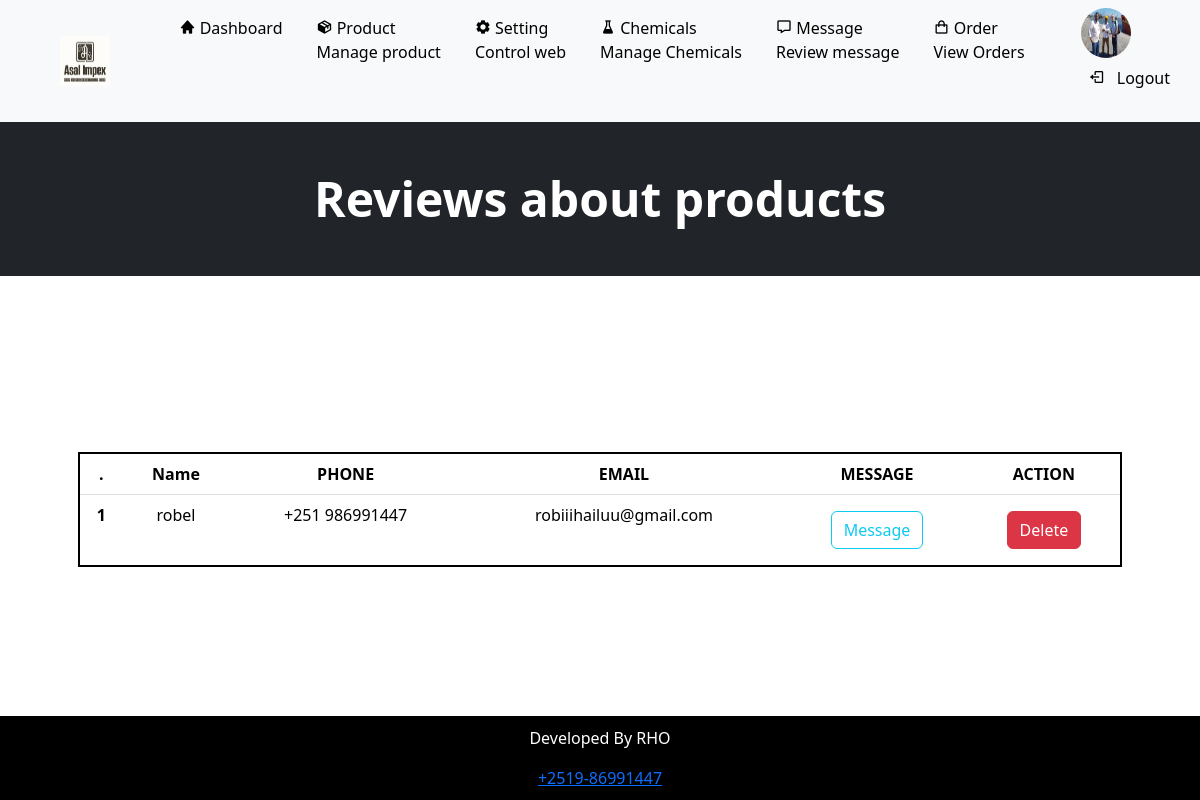
/admin/reviews.php (signed in), run on the app's committed database.
### tables this page shows
CREATE TABLE `treview_tbl` (
  `id` int(11) NOT NULL,
  `name` varchar(255) NOT NULL,
  `phone` varchar(15) NOT NULL,
  `email` varchar(255) NOT NULL,
  `message` text NOT NULL
);

### Admin/reviews.php (the view, shortened to what this page needs)
<!DOCTYPE html>
<html lang="en">
<head>
    <link rel="stylesheet" href="https://cdn.jsdelivr.net/npm/boxicons@2.1.0/css/boxicons.min.css">
    <link rel="stylesheet" href="https://cdnjs.cloudflare.com/ajax/libs/font-awesome/5.15.3/css/all.min.css">
</head>
<body>
<?php include('./partials/menu.php');
?>
<div class="container-fluid bg-dark mb-5 p-5">
        <div class="fw-bold display-5 text-center text-white">
            Reviews about products
        </div>
 </div>
<div class="container p-5">
    <table class="table text-center">
        <thead>
            <tr>
                <th scope="col">.</th>
                <th scope="col"> Name</th>
                <th scope="col">PHONE</th>
                <th scope="col">EMAIL</th>
                <th scope="col">MESSAGE</th>
                <th scope="col">ACTION</th>
            </tr>
        </thead>
        <?php
        $sql = "SELECT*FROM treview_tbl";
        $res = mysqli_query($conn, $sql);
        if ($res == TRUE) {
            $sn = 1;
            $count = mysqli_num_rows($res);
            if ($count > 0) {
                while ($rows = mysqli_fetch_assoc($res)) {
                    $id = $rows['id'];
                    $name = $rows['name'];
                    $phone = $rows['phone'];
                    $email = $rows['email'];
        ?>
                    <tbody>
                        <tr>
                            <th scope="row"><?php echo $sn++; ?></th>
                            <td><?php echo $name; ?></td>
                            <td><?php echo $phone; ?></td>
                            <td><?php echo $email; ?></td>
                            <td>
                            <a href="<?php echo SITEURL; ?>admin/msg-review.php?id=<?php echo $id; ?>"class="btn btn-outline-info text-center rounded mt-2 mb-2">Message</a>
                            </td>
                            <td>
                            <a href="<?php echo SITEURL; ?>admin/delete-review.php?id=<?php echo $id; ?>"class="btn btn-danger text-center rounded mt-2 mb-2">Delete</a>
                            </td>
                        </tr>
                    </tbody>
        <?php
                }
            }
         }
        ?>
    </table>
</div>
<?php include('./partials/footer.php'); ?>
</body>
</html>

### Admin/reviews.php (style rules this page uses)
.container { margin-top: 5rem; margin-bottom: 5rem; }
.table { text-align: center; border-collapse: collapse; width: 100%; border: 2px solid #000; }
th, td { border-bottom: 1px solid #dee2e6; padding: 8px; }
th:last-child, td:last-child { border-right: 1px solid #dee2e6; }
.table tbody tr { margin-bottom: 10px; }

### Admin/partials/footer.php (style rules this page uses)
body { margin: 0; padding: 0; display: flex; flex-direction: column; min-height: 100vh; }

### data on the page
treview_tbl: name "robel", phone "+251 986991447", email "robiiihailuu@gmail.com"
